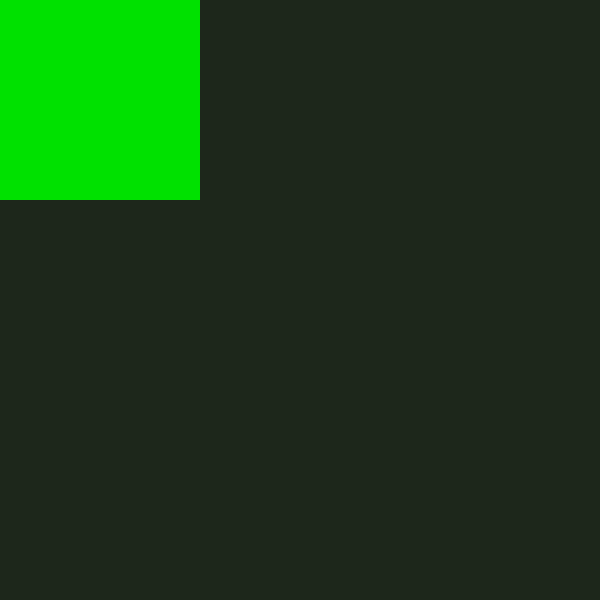
Frame 1 (no input)
Frame 60 (the mouse pressed at the canvas centre just before this capture): identical to frame 1, image omitted
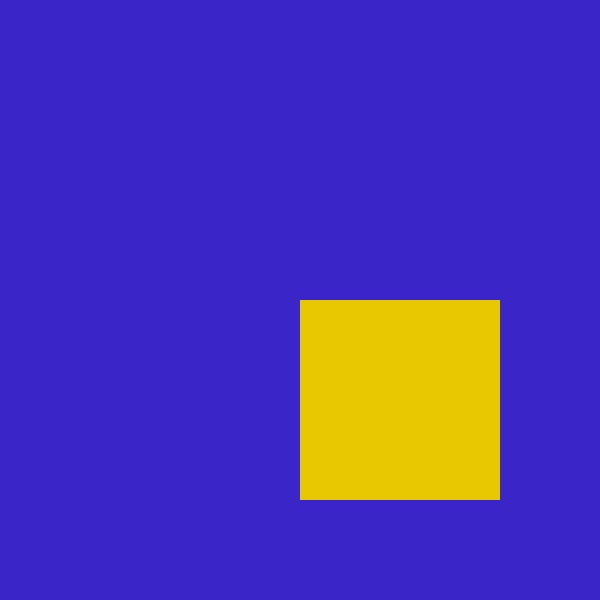
Frame 120 (the mouse held since frame 60 and released just before this capture)

The Processing sketch that drew these frames (run headless with seeded random() and noise(); from frame 60 on, the mouse is pressed at the canvas centre):

// Processing sketch: processing_113626
// ── processing_113626.pde

void setup() {
  size(600, 600);
  smooth();
}

void draw() {
  noStroke();
  background(255);

  //&& and
  // || or

  if ((mouseX>500) && (mouseY<200) ) {
    fill(20, 58, 38);
  }
  else if ((mouseX<70) && (mouseY<70) && (mousePressed) ) {
    fill(random(255), random(255), random(255));
  }
  else if (mouseX<200) {
    background(29, 39, 27);
    fill(0, 225, 0); //left?
  }
  else if (mouseX>400) {
    fill(255, 0, 0); //right?
    if (!mousePressed) {
      background(random(255), random(255), random(255));
    }
  }
  else {
    fill(230, 200, 0); //midle.. whatevers left
    background(58, 38, 200);
  }

  //ellipse(width/2, height/2, 200, 200);
  rect(mouseX, mouseY, 200, 200);
}
